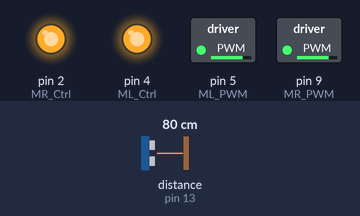
Bench run of a sketch on a simulated Arduino Uno, built with avr-gcc and run on an emulated ATmega328P. Shown: switched loads named in the sketch (green lamp = pin HIGH), output pins drawn as LEDs (lit = HIGH). Wiring (inferred from the names in the program): ultrasonic range finder: trigger pin 12; echo pin 13. The inputs (shaded band) are chosen by the test bench; at power-on: distance to the obstacle (sensor on pin 13) 80 cm. The echo pulse lasts 58.3 µs per cm; pins used as bus, display or sensor lines are not drawn; what the sketch prints to the serial monitor is not drawn.

Above: at 0.05 s.
At 0.65 s:
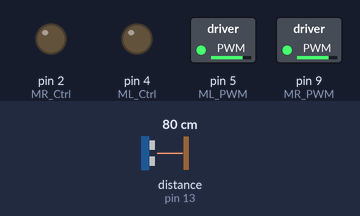
At 1.25 s:
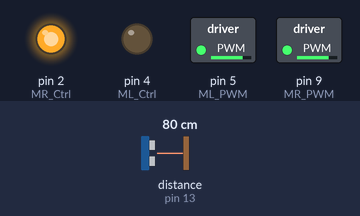
At 1.85 s:
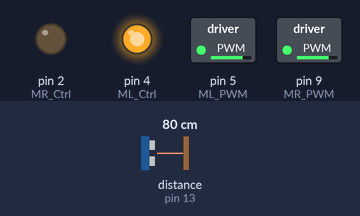
At 2.5 s:
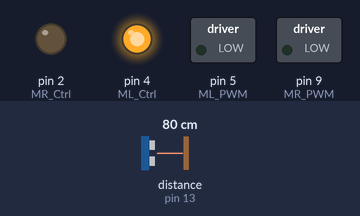
Timing chart, 0 to 5.8 s (numbered marks = the images above):
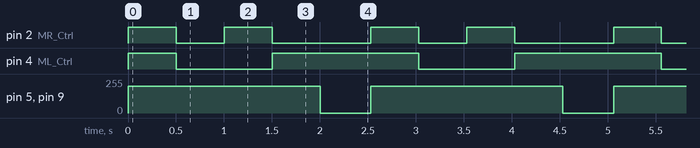

Measured:
- by itself, pin 2 (MR_Ctrl): repeats every 2.5 s: LOW 0.50 s, HIGH 0.50 s, LOW 1.0 s, HIGH 0.50 s
- by itself, pin 4 (ML_Ctrl): repeats every 2.5 s: LOW 1.0 s, HIGH 1.5 s
- by itself, pin 5 (ML_PWM), pin 9 (MR_PWM): alternates 200/255 for 2.0 s and 0/255 for 0.53 s

The sketch:

mall_navigeringsrobot.ino
```cpp
/******************************

Setup

******************************/

//Motor pins
int ML_Ctrl = 4;
int ML_PWM = 5;
int MR_Ctrl = 2;
int MR_PWM = 9;

//Servo pin
int headPin = 10;

//Sonar Pins
int trigPin = 12;    // Sonar Trigger
int echoPin = 13;    // Sonar Echo

//Display Pins
int SCL_Pin = A5;  //Set clock pin to A5
int SDA_Pin = A4;  //Set data pin to A4

//Display Patterns (16*8)
//http://dotmatrixtool.com/

unsigned char face[] = {0x00, 0x00, 0x04, 0x0a, 0x04, 0x20, 0x20, 0x20, 0x20, 0x20, 0x20, 0x04, 0x0a, 0x04, 0x00, 0x00};

void setup() {

  //Motor setup
  pinMode(ML_Ctrl, OUTPUT);
  pinMode(ML_PWM, OUTPUT);
  pinMode(MR_Ctrl, OUTPUT);
  pinMode(MR_PWM, OUTPUT);

  //Sonar setup
  pinMode(trigPin, OUTPUT);
  pinMode(echoPin, INPUT);

  //Display setup
  pinMode(SCL_Pin,OUTPUT);
  pinMode(SDA_Pin,OUTPUT);

  Serial.begin (9600);
}


/******************************

Code

Example:

void loop() {
  showDisplay(face); //Ritar ut mönstret "face" till display

  goForward(500); //Kör frammåt i 500ms, fortsätter köra om inget annat kommando ges
  goBackward(500);  //Kör bakåt i 500ms, fortsätter köra om inget annat kommando ges
  goLeft(500);  //Svänger vänster i 500ms, fortsätter köra om inget annat kommando ges
  goRight(500);  //Svänger höger i 500ms, fortsätter köra om inget annat kommando ges
  goStop(500);  //Står stilla i 500ms, fortsätter köra om inget annat kommando ges

  turnHead(50); //Vänder huvudet till 50 grader

  int distance = lookAhead(); //Läser av avståndet till närmsta hinder
  Serial.println(distance); //Skriver ut till USB så att det går att se via Verktyg -> Seriell Monitor (Tools -> Serial Monitor)
}

******************************/


void loop() {
  showDisplay(face); //Ritar ut mönstret "face" till display

  goForward(500); //Kör frammåt i 500ms, fortsätter köra om inget annat kommando ges
  goBackward(500);  //Kör bakåt i 500ms, fortsätter köra om inget annat kommando ges
  goLeft(500);  //Svänger vänster i 500ms, fortsätter köra om inget annat kommando ges
  goRight(500);  //Svänger höger i 500ms, fortsätter köra om inget annat kommando ges
  goStop(500);  //Står stilla i 500ms, fortsätter köra om inget annat kommando ges

  turnHead(50); //Vänder huvudet till 50 grader

  int distance = lookAhead(); //Läser av avståndet till närmsta hinder
  Serial.println(distance); //Skriver ut till USB så att det går att se via Verktyg -> Seriell Monitor (Tools -> Serial Monitor)
}


/******************************

Functions

******************************/

void goStop(int time) {
  analogWrite(ML_PWM,0);
  analogWrite(MR_PWM,0);
  delay(time);
}

void goForward(int time) {
  digitalWrite(ML_Ctrl,HIGH);//set the direction control pin of B motor to HIGH
  analogWrite(ML_PWM,200);//set the PWM control speed of B motor to 200
  digitalWrite(MR_Ctrl,HIGH);//set the direction control pin of A motor to HIGH
  analogWrite(MR_PWM,200);//set the PWM control speed of A motor to 200
  delay(time);
}

void goBackward(int time) {
  digitalWrite(ML_Ctrl,LOW);//set the direction control pin of B motor to LOW
  analogWrite(ML_PWM,200);//set the PWM control speed of B motor to 200
  digitalWrite(MR_Ctrl,LOW);//set the direction control pin of A motor to LOW
  analogWrite(MR_PWM,200);//set the PWM control speed of A motor to 200
  delay(time);
}

void goRight(int time){
  digitalWrite(ML_Ctrl,HIGH);
  analogWrite(ML_PWM,200);
  digitalWrite(MR_Ctrl,LOW);
  analogWrite(MR_PWM,200);
  delay(time);
}

void goLeft(int time){
  digitalWrite(ML_Ctrl,LOW);
  analogWrite(ML_PWM,200);
  digitalWrite(MR_Ctrl,HIGH);
  analogWrite(MR_PWM,200);
  delay(time);
}


void turnHead(int angle){
  int pulsewidth;
  pulsewidth = angle * 11 + 500;  //calculate the value of pulse width
  digitalWrite(headPin,HIGH);
  delayMicroseconds(pulsewidth);   //The duration of high level is pulse width
  digitalWrite(headPin,LOW);
  delay((20 - pulsewidth / 1000));  // the cycle is 20ms, the low level last for the rest of time
}

int lookAhead(){
  int duration, cm;
  digitalWrite(trigPin, LOW);
  delayMicroseconds(2);
  digitalWrite(trigPin, HIGH);
  delayMicroseconds(10);
  digitalWrite(trigPin, LOW);
   // Read the signal from the sensor: a HIGH pulse whose
  // duration is the time (in microseconds) from the sending
  // of the ping to the reception of its echo off of an object.
  duration = pulseIn(echoPin, HIGH);
   // Convert the time into a distance
  cm = (duration/2) / 29.1;     // Divide by 29.1 or multiply by 0.0343

  return cm;
}


void showDisplay(unsigned char matrix_value[])
{
  IIC_start();  //the function to call the data transmission
  IIC_send(0xc0);  //Select address

  for(int i = 0;i < 16;i++) //Pattern data has 16 bytes
  {
     IIC_send(matrix_value[i]); //data to convey patterns
  }
  IIC_end();   //end the transmission of patterns data
  IIC_start();
  IIC_send(0x8A);  //display control, set pulse width to 4/16
  IIC_end();
}
//  the condition that data transmission starts
void IIC_start()
{
  digitalWrite(SCL_Pin,HIGH);
  delayMicroseconds(3);
  digitalWrite(SDA_Pin,HIGH);
  delayMicroseconds(3);
  digitalWrite(SDA_Pin,LOW);
  delayMicroseconds(3);
}
// transmit data
void IIC_send(unsigned char send_data)
{
  for(char i = 0;i < 8;i++)  //Every character has 8 bits
  {
      digitalWrite(SCL_Pin,LOW);  //pull down the SCL_Pin to change the signal of SDA
      delayMicroseconds(3);
      if(send_data & 0x01)  //1 or 0 of byte  is used to set high and low level of SDA_Pin
      {
        digitalWrite(SDA_Pin,HIGH);
      }
      else
      {
        digitalWrite(SDA_Pin,LOW);
      }
      delayMicroseconds(3);
      digitalWrite(SCL_Pin,HIGH); //Pull up SCL_Pin to stop data transmission
      delayMicroseconds(3);
      send_data = send_data >> 1;  //Detect bit by bit, so move the data right by one bit
  }
}
//the sign that data transmission ends
void IIC_end()
{
  digitalWrite(SCL_Pin,LOW);
  delayMicroseconds(3);
  digitalWrite(SDA_Pin,LOW);
  delayMicroseconds(3);
  digitalWrite(SCL_Pin,HIGH);
  delayMicroseconds(3);
  digitalWrite(SDA_Pin,HIGH);
  delayMicroseconds(3);
}//****************************************************************************************
```
